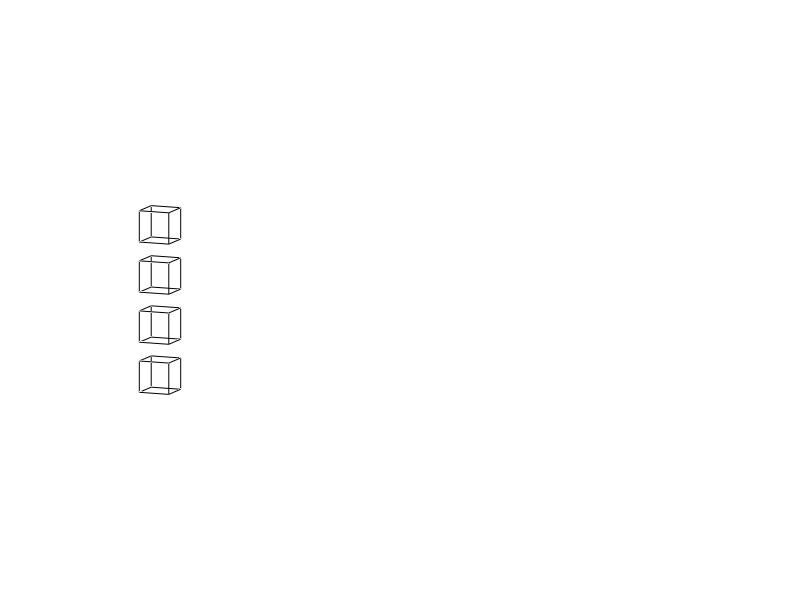

Recreate this plot in MATLAB.
function HO = dcubes(n, zsep)
% DCUBES(N, ZSEP)  plot several in-scale cubes with a=1

if nargin < 2
    zsep = 0.6;
end
if nargin < 1
    n = 4;
end

xc = [ 0 1 1 0 0 NaN 0 1 1 0 0 NaN 0 0 NaN 1 1 NaN 1 1 NaN 0 0 ];
yc = [ 0 0 1 1 0 NaN 0 0 1 1 0 NaN 0 0 NaN 0 0 NaN 1 1 NaN 1 1 ];
zc = [ 0 0 0 0 0 NaN 1 1 1 1 1 NaN 0 1 NaN 0 1 NaN 0 1 NaN 0 1 ];

hp = [];
for dz = (0:n-1) * ( 1 + zsep );
    hp = [hp ; plot3( xc, yc, zc+dz, 'k')];
    hold on;
end
axis equal
view(22, 10)
axis off
set(gca, 'Position', [0.05 0.025 0.3 0.95])
set(hp, 'LineWidth', 0.25)
if nargout > 0
    HO = hp;
end
